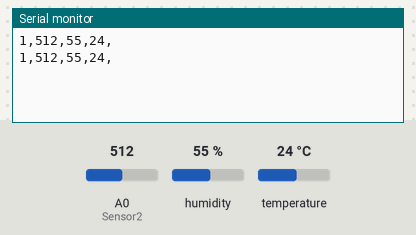
A sketch run on a simulated Arduino Uno, built with avr-gcc and run on an emulated ATmega328P. On the bench: the last lines printed to the serial monitor. The inputs (shaded band) are chosen by the test bench; at power-on: humidity 55 %, A0 (Sensor2) = 512, temperature 24 °C.

Above: at 2.8 s.
2.9 s: humidity set to 22 %
At 4.8 s:
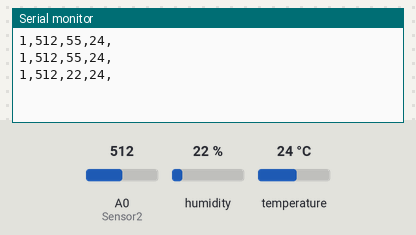
5.6 s: A0 (Sensor2) set to 716
At 7.2 s:
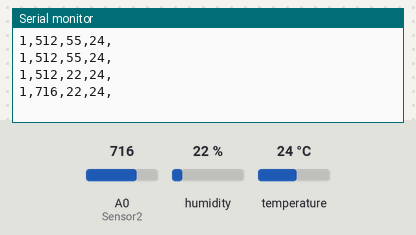
8.3 s: temperature set to 12 °C
At 10.8 s:
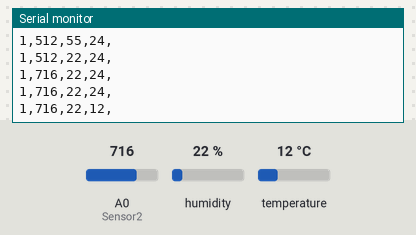
11.0 s: A0 (Sensor2) set to 900
At 13.3 s:
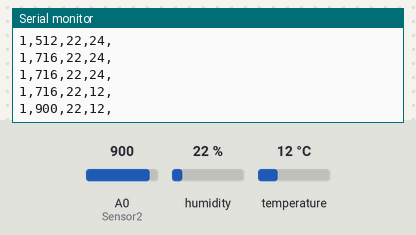
13.7 s: humidity set to 40 %
At 15.7 s:
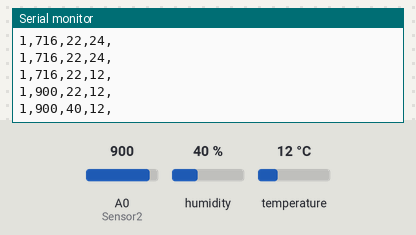
Timing chart, 0 to 17.2 s (numbered marks = the images above; inputs shaded):
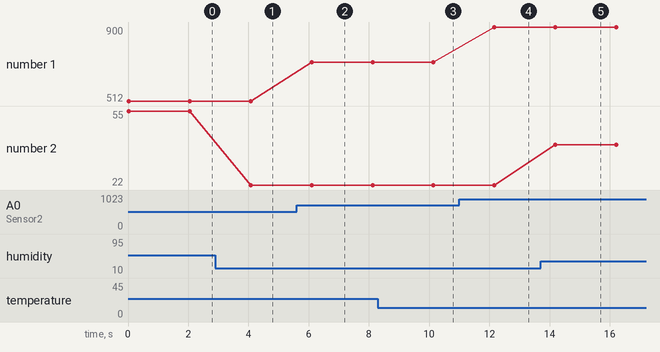

The sketch:

nodoA.ino
```cpp
//Librerias

#include <dht.h>
dht DHT;

//Deficion de los pines de entrada
#define Sensor1 9
#define Sensor2 A0

//Mensaje de trama

int nodo = 1;

//Variables sensores
int temperatura = 0;
int humedad_suelo = 0;
int humedad = 0;

void setup() {
  Serial.begin(9600);
}

void loop() {


  DHT.read11(Sensor1);
  temperatura = DHT.temperature;
  humedad = DHT.humidity;
  humedad_suelo = analogRead(Sensor2);
  Serial.println(String(nodo)+","+String(humedad_suelo)+","+String(humedad)+","+String(temperatura)+",");
  delay(2000);

}
```

Measured:
- after the input at 2.9 s, the serial monitor: prints a new line after 1.2 s (image 1)
- after the input at 5.6 s, the serial monitor: prints a new line after 0.50 s (image 2)
- after the input at 8.3 s, the serial monitor: prints a new line after 1.8 s (image 3)
- after the input at 11.0 s, the serial monitor: prints a new line after 1.2 s (image 4)
- after the input at 13.7 s, the serial monitor: prints a new line after 0.49 s (image 5)
- plotted number 1: 512 → 716 after the input at 5.6 s, 716 → 900 after the input at 11.0 s
- plotted number 2: 55 → 22 after the input at 2.9 s, 22 → 40 after the input at 13.7 s
